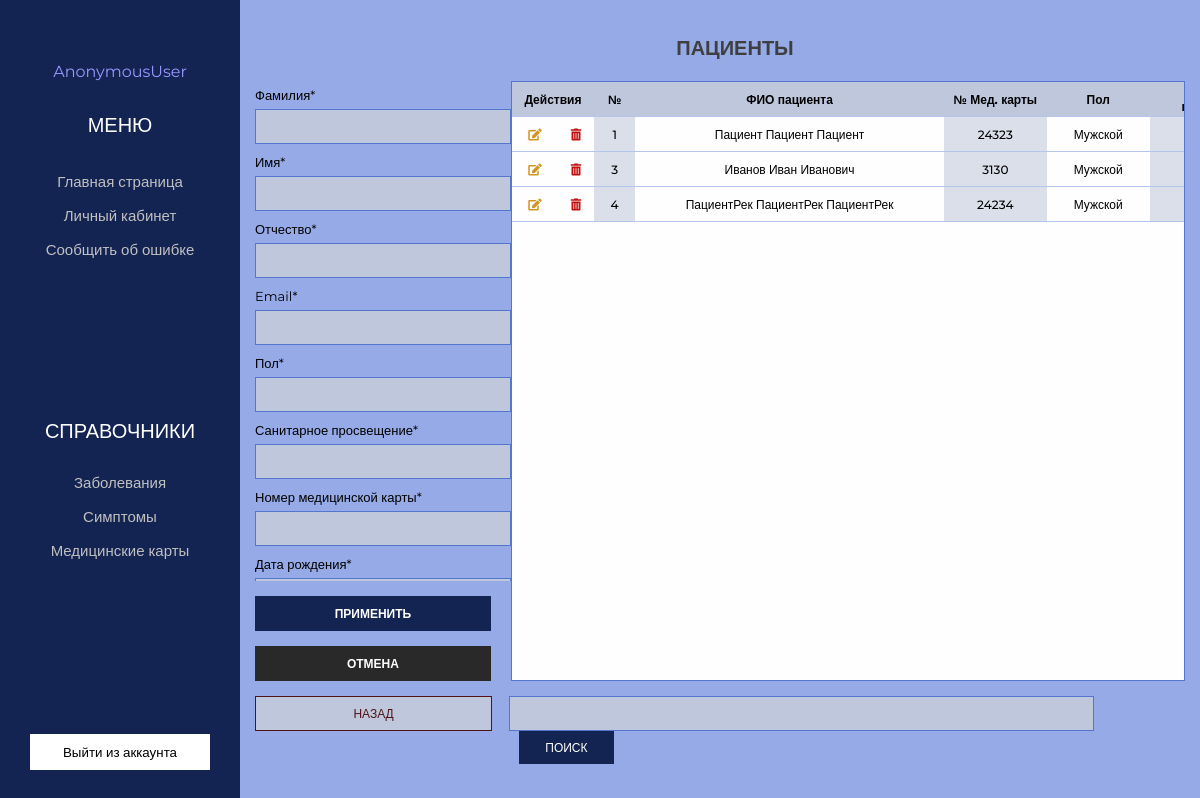
Page /patient on the earlier database version.
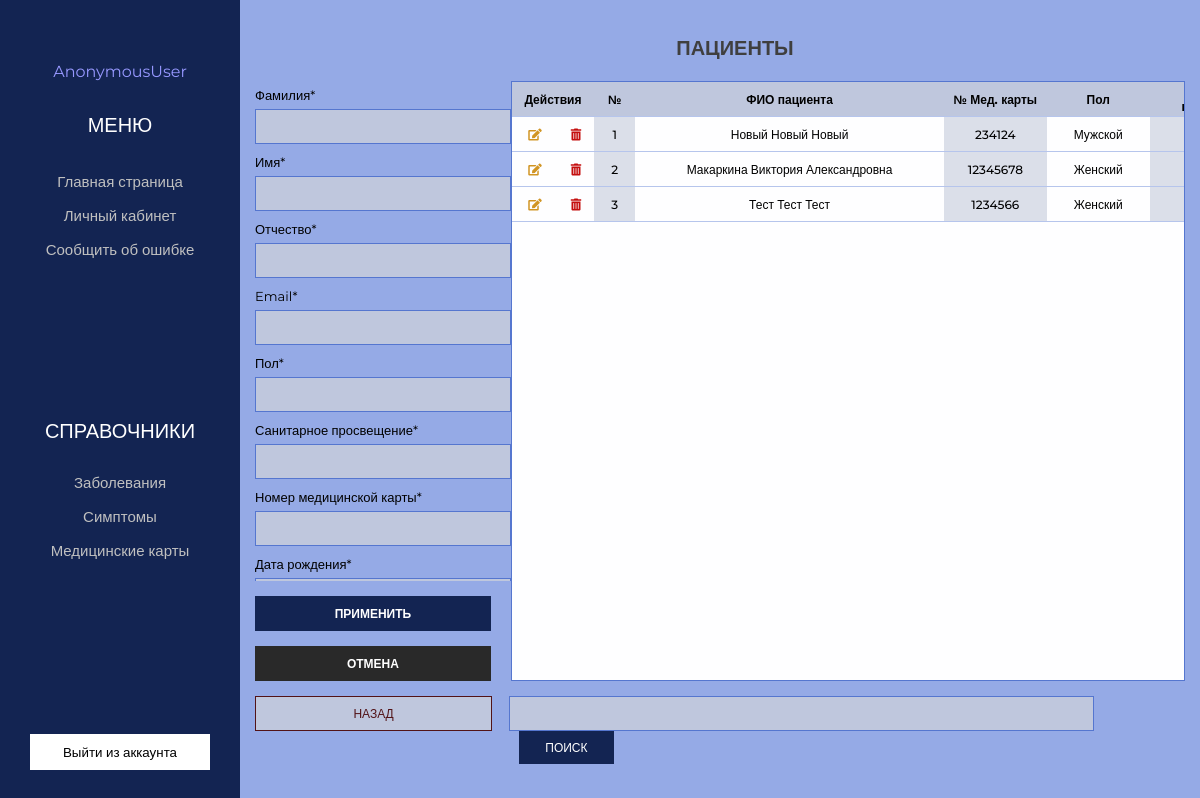
Same page on the later database version.
### app/models.py (models this page shows, shortened)
class Patient(models.Model):
    surname_patient             = models.CharField(max_length=50, verbose_name='Фамилия пациента', null=True, blank=True)
    name_patient                = models.CharField(max_length=50, verbose_name='Имя пациента', null=True, blank=True)
    middlename_patient          = models.CharField(max_length=50, verbose_name='Отчество пациента', null=True, blank=True)
    email                       = models.EmailField(verbose_name='Почта', max_length=254, null=True, blank=True)
    birthday_patient            = models.DateField(max_length=50, verbose_name='День рождение пациента', null=True, blank=True)
    gender_patient              = models.CharField(max_length=50, verbose_name='Пол пациента', null=True, blank=True)
    enlightenment_patient       = models.CharField(max_length=50, verbose_name='Санитарное просвящение пациента', null=True, blank=True)
    number_of_medical_card      = models.CharField(max_length=50, verbose_name='Номер медицинской карты', null=True, blank=True)
    symptoms_patient            = models.ManyToManyField('Symptom', verbose_name="Симптомы", related_name = 'symptoms_patient' , blank=True)
    childhood_diseases          = models.ManyToManyField('Disease', verbose_name="Болезни детства", related_name = 'childhood_diseases', blank=True)
    relatives_diseases          = models.ManyToManyField('Disease', verbose_name="Болезни у родственников", related_name = 'relatives_diseases', blank=True)
    chronic_disease             = models.CharField(max_length=250, verbose_name='Хронические заболевания', null=True)
    description_recommendation  = models.CharField(max_length=200, verbose_name='Описание рекомендации',default="-", null=True, blank=True)
    date_recommendation         = models.DateField(max_length=50, verbose_name='Дата выдачи рекомендации', null=True, blank=True)
    period_recommendation       = models.DateField( verbose_name='Период времени', null=True, blank=True)
    fk_account                  = models.ForeignKey(Account, on_delete = models.DO_NOTHING, verbose_name = 'Врач', null=True)
    class Meta:
        verbose_name            = "Пациент"
        verbose_name_plural     = "Пациенты"

### app/views.py (the view)
# urls.py: path('patient', views.patient, name='patient'),
def patient(request):
    error = ''
    elements = Patient.objects.all()
    if request.method == 'POST':
        form = PatientForm(request.POST)
        if form.is_valid():
            form.save()
        else:
            error = 'Возникла ошибка'
    form = PatientForm()
    context = {'elements': elements, 'form': form}
    return render(request, 'app/doctor/Patient.html', context)

### app/models.py (called while the page is built)
    def __str__(self):
        return self.name_symptom

    def __str__(self):
        return self.name_disease

### app/templates/app/doctor/Patient.html (shortened to what the changed rows need)
{% extends 'app/doctor/base_nav.html' %} {% load static %} {% block title %}Пациенты{% endblock title %} {% block content %}
<section class="main">
    <div class="container">
        <div class="header">
            <div class="header_conatiner">
                <h1 class="header_title">ПАЦИЕНТЫ</h1>
            </div>
        </div>
        <form action="{{ data.patient }}" method="POST" class="section" name='form_name'>
            <div class="right_block">
                {% if elements %}
                <table class="table patient" border="0" cellspacing="0">
                    <tr class="header_table">
                        <th width="4%" colspan="2">Действия</th>
                        <th>№</th>
                        <th>ФИО пациента</th>
                        <th>№ Мед. карты</th>
                        <th>Пол</th>
                        <th>Санитарное просвещение</th>
                    </tr>
                    {% for el in elements %}
                    <tr class="header_table">
                        <td>
                            <a href="{% url 'patient_update' el.id  %}"><i style="color:rgb(209, 149, 36)" class="fas fa-edit"></i></a>
                        </td>
                        <td>
                            <a href="{% url 'patient_delete' el.id  %}"><i style="color:rgb(196, 14, 14)"  class="fas fa-trash-alt"></i></a>
                        </td>
                        <td class="color" width="2%">{{ el.id }}</td>
                        <td width="15%">{{ el.surname_patient }} {{el.name_patient}} {{el.middlename_patient}}</td>
                        <td class="color" width="5%">{{ el.number_of_medical_card }}</td>
                        <td  width="5%">{{ el.gender_patient }}</td>
                        <td class="color" width="7%">{{ el.enlightenment_patient }}</td>
                    </tr>
                    {% endfor %}
                    {% else %}
                    <tr class="header_table">
                        <td width=90%>
                            <p style="margin:20px 20px 20px 20px" class="input_title">У вас нет записей</p>
                        </td>
                    </tr>
                    {% endif %}
                </table>
            </div>
        </form>
    </div>
</section>
{% endblock content %}

Differences in the rows shown:
removed Patient: id "4", surname_patient "ПациентРек", name_patient "ПациентРек", middlename_patient "ПациентРек", number_of_medical_card "24234", gender_patient "Мужской"
changed Patient "Мужской": surname_patient "Пациент" → "Новый"; name_patient "Пациент" → "Новый"; middlename_patient "Пациент" → "Новый"; number_of_medical_card "24323" → "234124"
added Patient: id "2", surname_patient "Макаркина", name_patient "Виктория", middlename_patient "Александровна", number_of_medical_card "12345678", gender_patient "Женский"
changed Patient id 3: surname_patient "Иванов" → "Тест"; name_patient "Иван" → "Тест"; middlename_patient "Иванович" → "Тест"; number_of_medical_card "3130" → "1234566"; gender_patient "Мужской" → "Женский"
